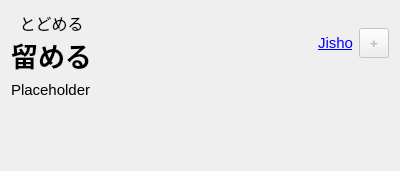
<?xml version="1.0" encoding="UTF-8"?>
<ui version="4.0">
 <class>DefinitionBox</class>
 <widget class="QWidget" name="DefinitionBox">
  <property name="geometry">
   <rect>
    <x>0</x>
    <y>0</y>
    <width>400</width>
    <height>171</height>
   </rect>
  </property>
  <property name="minimumSize">
   <size>
    <width>38</width>
    <height>38</height>
   </size>
  </property>
  <property name="windowTitle">
   <string>Form</string>
  </property>
  <layout class="QVBoxLayout" name="verticalLayout">
   <item>
    <layout class="QHBoxLayout" name="layoutTop">
     <item>
      <layout class="QVBoxLayout" name="layoutKanjiKana">
       <property name="spacing">
        <number>0</number>
       </property>
       <item>
        <widget class="QLabel" name="labelKana">
         <property name="font">
          <font>
           <family>Noto Sans JP Medium</family>
           <pointsize>12</pointsize>
          </font>
         </property>
         <property name="text">
          <string>とどめる</string>
         </property>
         <property name="alignment">
          <set>Qt::AlignBottom|Qt::AlignHCenter</set>
         </property>
         <property name="textInteractionFlags">
          <set>Qt::LinksAccessibleByMouse|Qt::TextSelectableByMouse</set>
         </property>
        </widget>
       </item>
       <item>
        <widget class="QLabel" name="labelKanji">
         <property name="sizePolicy">
          <sizepolicy hsizetype="Preferred" vsizetype="Maximum">
           <horstretch>0</horstretch>
           <verstretch>0</verstretch>
          </sizepolicy>
         </property>
         <property name="font">
          <font>
           <family>Noto Sans JP</family>
           <pointsize>20</pointsize>
           <weight>75</weight>
           <bold>true</bold>
          </font>
         </property>
         <property name="text">
          <string>留める</string>
         </property>
         <property name="alignment">
          <set>Qt::AlignCenter</set>
         </property>
         <property name="textInteractionFlags">
          <set>Qt::LinksAccessibleByMouse|Qt::TextSelectableByMouse</set>
         </property>
        </widget>
       </item>
      </layout>
     </item>
     <item>
      <spacer name="spaceTop">
       <property name="orientation">
        <enum>Qt::Horizontal</enum>
       </property>
       <property name="sizeHint" stdset="0">
        <size>
         <width>40</width>
         <height>20</height>
        </size>
       </property>
      </spacer>
     </item>
     <item>
      <widget class="QLabel" name="labelJisho">
       <property name="sizePolicy">
        <sizepolicy hsizetype="Preferred" vsizetype="Maximum">
         <horstretch>0</horstretch>
         <verstretch>0</verstretch>
        </sizepolicy>
       </property>
       <property name="font">
        <font>
         <pointsize>11</pointsize>
        </font>
       </property>
       <property name="text">
        <string>&lt;a href=&quot;https://jisho.org/&quot;&gt;Jisho&lt;/a&gt;</string>
       </property>
       <property name="openExternalLinks">
        <bool>true</bool>
       </property>
      </widget>
     </item>
     <item>
      <widget class="QToolButton" name="buttonAddCard">
       <property name="enabled">
        <bool>false</bool>
       </property>
       <property name="minimumSize">
        <size>
         <width>30</width>
         <height>30</height>
        </size>
       </property>
       <property name="font">
        <font>
         <pointsize>10</pointsize>
         <weight>75</weight>
         <bold>true</bold>
        </font>
       </property>
       <property name="toolTip">
        <string>Add Anki note</string>
       </property>
       <property name="text">
        <string>+</string>
       </property>
      </widget>
     </item>
    </layout>
   </item>
   <item>
    <widget class="QLabel" name="labelDefinition">
     <property name="sizePolicy">
      <sizepolicy hsizetype="Preferred" vsizetype="MinimumExpanding">
       <horstretch>0</horstretch>
       <verstretch>0</verstretch>
      </sizepolicy>
     </property>
     <property name="font">
      <font>
       <pointsize>11</pointsize>
      </font>
     </property>
     <property name="text">
      <string notr="true">Placeholder</string>
     </property>
     <property name="alignment">
      <set>Qt::AlignLeading|Qt::AlignLeft|Qt::AlignTop</set>
     </property>
     <property name="wordWrap">
      <bool>true</bool>
     </property>
     <property name="textInteractionFlags">
      <set>Qt::LinksAccessibleByMouse|Qt::TextSelectableByMouse</set>
     </property>
    </widget>
   </item>
  </layout>
 </widget>
 <resources/>
 <connections/>
</ui>
